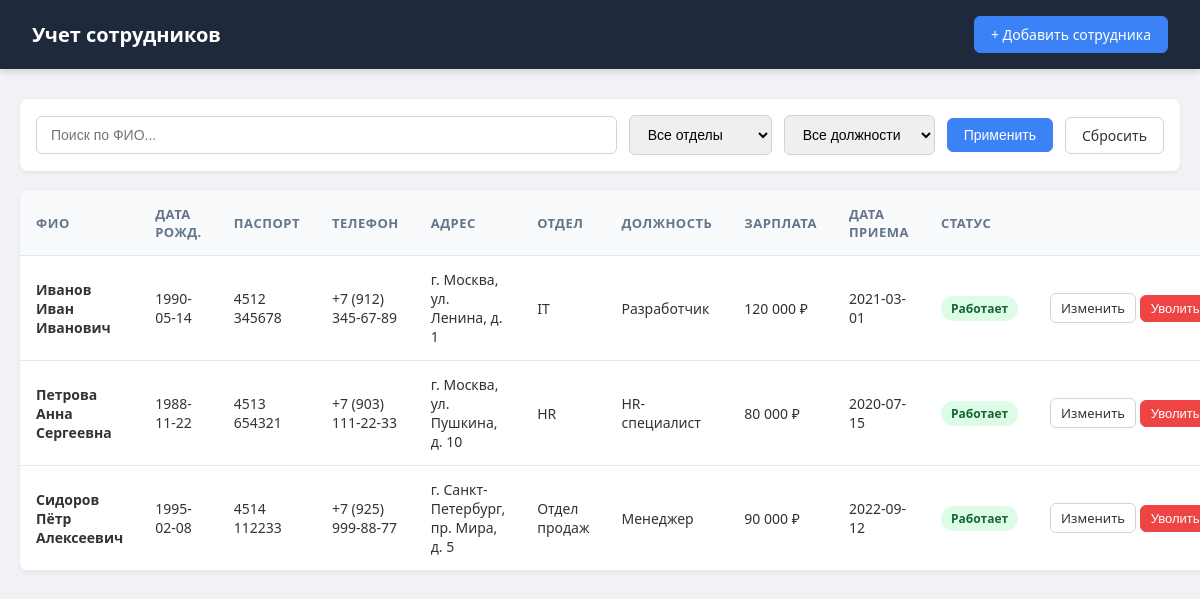
The page / on the database its author committed.
### tables this page shows
CREATE TABLE employees (
    id INT AUTO_INCREMENT PRIMARY KEY,
    full_name VARCHAR(255) not NULL,
    birth_date DATE not NULL,
    passport VARCHAR(11) not NULL,
    phone VARCHAR(20) not NULL,
    address VARCHAR(255) not NULL,
    department VARCHAR(100) not NULL,
    position VARCHAR(100) not NULL,
    salary DECIMAL(12,2) not NULL,
    hire_date DATE not NULL,
    is_fired TINYINT(1) not NULL DEFAULT 0
);

### db.php (called while the page is built, shortened)
<?php
function h($text) {
    return htmlspecialchars($text);
}

### index.php (the view, shortened to what this page needs)
<?php
require "db.php";
$search = "";
$sql = "SELECT * FROM employees WHERE 1=1";
$sql = $sql . " ORDER BY is_fired ASC, full_name ASC";
$result = mysqli_query($link, $sql);
?>
<!doctype html>
<html lang="ru">
<head>
    <link rel="stylesheet" href="style.css">
</head>
<body>
<div class="top">
    <span>Учет сотрудников</span>
    <a class="btn blue" href="form.php">+ Добавить сотрудника</a>
</div>
<div class="content">
    <form class="filters" method="get">
        <input type="text" name="search" placeholder="Поиск по ФИО..." value="<?php echo h($search); ?>">
        <select name="department">
            <option value="">Все отделы</option>
        </select>
        <select name="position">
            <option value="">Все должности</option>
        </select>
        <button class="btn blue" type="submit">Применить</button>
        <a class="btn" href="index.php">Сбросить</a>
    </form>
    <table>
        <thead>
            <tr>
                <th>ФИО</th>
                <th>Дата рожд.</th>
                <th>Паспорт</th>
                <th>Телефон</th>
                <th>Адрес</th>
                <th>Отдел</th>
                <th>Должность</th>
                <th>Зарплата</th>
                <th>Дата приема</th>
                <th>Статус</th>
                <th></th>
            </tr>
        </thead>
        <tbody>
        <?php
        while ($e = mysqli_fetch_assoc($result)) {
            if ($e['is_fired'] == 1) {
                echo "<tr class='fired'>";
            } else {
                echo "<tr>";
            }
            echo "<td><b>" . h($e['full_name']) . "</b></td>";
            echo "<td>" . h($e['birth_date']) . "</td>";
            echo "<td>" . h($e['passport']) . "</td>";
            echo "<td>" . h($e['phone']) . "</td>";
            echo "<td>" . h($e['address']) . "</td>";
            echo "<td>" . h($e['department']) . "</td>";
            echo "<td>" . h($e['position']) . "</td>";
            echo "<td>" . number_format($e['salary'], 0, ',', ' ') . " ₽</td>";
            echo "<td>" . h($e['hire_date']) . "</td>";
            if ($e['is_fired'] == 1) {
                echo "<td><span class='badge red'>Уволен</span></td>";
            } else {
                echo "<td><span class='badge green'>Работает</span></td>";
            }
            echo "<td style='white-space: nowrap;'>";
            if ($e['is_fired'] == 0) {
                echo "<a class='btn small' href='form.php?id=" . $e['id'] . "'>Изменить</a> ";
                echo "<form method='post' action='fire.php' style='display:inline' onsubmit='return confirm(\"Вы уверены, что хотите уволить?\")'>";
                echo "<button class='btn small red' type='submit'>Уволить</button>";
                echo "</form>";
            } else {
                echo "<span style='color: #94a3b8;'>—</span>";
            }
            echo "</td>";
            echo "</tr>";
        }
        ?>
        </tbody>
    </table>
</div>
</body>
</html>

### style.css (style rules this page uses)
* { box-sizing: border-box; margin: 0; padding: 0; }
body { font-family: 'Segoe UI', Tahoma, Geneva, Verdana, sans-serif; background-color: #f0f2f5; color: #333; }
.top { background-color: #1e293b; color: white; padding: 16px 32px; display: flex; justify-content: space-between; align-items: center; box-shadow: 0 4px 6px rgba(0,0,0,0.1); }
.top span { font-size: 20px; font-weight: 600; }
.content { max-width: 1300px; margin: 30px auto; padding: 0 20px; }
.filters { background: white; padding: 16px; border-radius: 8px; box-shadow: 0 2px 4px rgba(0,0,0,0.05); margin-bottom: 20px; display: flex; gap: 12px; flex-wrap: wrap; align-items: center; }
.filters input, .filters select { padding: 10px 14px; border: 1px solid #cbd5e1; border-radius: 6px; font-size: 14px; outline: none; transition: border 0.2s; }
.filters input { flex: 1; min-width: 200px; }
table { width: 100%; background: white; border-collapse: collapse; border-radius: 8px; overflow: hidden; box-shadow: 0 2px 4px rgba(0,0,0,0.05); }
th { background-color: #f8fafc; color: #64748b; text-align: left; padding: 14px 16px; font-size: 13px; text-transform: uppercase; letter-spacing: 0.5px; border-bottom: 1px solid #e2e8f0; }
td { padding: 14px 16px; border-bottom: 1px solid #e2e8f0; font-size: 14px; vertical-align: middle; }
.badge { padding: 4px 10px; border-radius: 20px; font-size: 12px; font-weight: 600; display: inline-block; }
.badge.green { background: #dcfce7; color: #166534; }
.btn { padding: 8px 16px; border: 1px solid #cbd5e1; border-radius: 6px; background: white; color: #333; text-decoration: none; font-size: 14px; cursor: pointer; transition: all 0.2s; display: inline-block; }
.btn.blue { background: #3b82f6; color: white; border-color: #3b82f6; }
.btn.red { background: #ef4444; color: white; border-color: #ef4444; }
.btn.small { padding: 5px 10px; font-size: 13px; }

### rows shown on the page
employees: full_name "Иванов Иван Иванович", birth_date "1990-05-14", passport "4512 345678", phone "+7 (912) 345-67-89", address "г. Москва, ул. Ленина, д. 1", department "IT", position "Разработчик", salary "120 000", hire_date "2021-03-01", is_fired "Работает"
employees: full_name "Петрова Анна Сергеевна", birth_date "1988-11-22", passport "4513 654321", phone "+7 (903) 111-22-33", address "г. Москва, ул. Пушкина, д. 10", department "HR", position "HR-специалист", salary "80 000", hire_date "2020-07-15", is_fired "Работает"
employees: full_name "Сидоров Пётр Алексеевич", birth_date "1995-02-08", passport "4514 112233", phone "+7 (925) 999-88-77", address "г. Санкт-Петербург, пр. Мира, д. 5", department "Отдел продаж", position "Менеджер", salary "90 000", hire_date "2022-09-12", is_fired "Работает"
